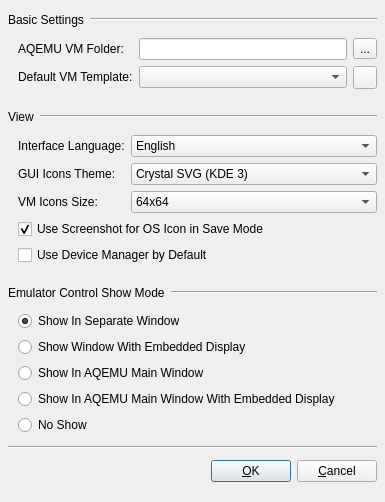
<?xml version="1.0" encoding="UTF-8"?>
<ui version="4.0">
 <author>Andrey Rijov</author>
 <class>Settings_Window</class>
 <widget class="QDialog" name="Settings_Window">
  <property name="geometry">
   <rect>
    <x>0</x>
    <y>0</y>
    <width>385</width>
    <height>502</height>
   </rect>
  </property>
  <property name="windowTitle">
   <string>General Settings</string>
  </property>
  <property name="windowIcon">
   <iconset resource="images.qrc">
    <normaloff>:/configure.png</normaloff>:/configure.png</iconset>
  </property>
  <layout class="QVBoxLayout" name="verticalLayout_2">
   <item>
    <layout class="QHBoxLayout" name="horizontalLayout_3">
     <item>
      <widget class="QLabel" name="Label_General">
       <property name="sizePolicy">
        <sizepolicy hsizetype="Maximum" vsizetype="Preferred">
         <horstretch>0</horstretch>
         <verstretch>0</verstretch>
        </sizepolicy>
       </property>
       <property name="text">
        <string>Basic Settings</string>
       </property>
      </widget>
     </item>
     <item>
      <widget class="Line" name="line_3">
       <property name="orientation">
        <enum>Qt::Horizontal</enum>
       </property>
      </widget>
     </item>
    </layout>
   </item>
   <item>
    <layout class="QGridLayout" name="gridLayout">
     <property name="leftMargin">
      <number>10</number>
     </property>
     <item row="0" column="0">
      <widget class="QLabel" name="Label_VM_Folder">
       <property name="sizePolicy">
        <sizepolicy hsizetype="Maximum" vsizetype="Preferred">
         <horstretch>0</horstretch>
         <verstretch>0</verstretch>
        </sizepolicy>
       </property>
       <property name="text">
        <string>AQEMU VM Folder:</string>
       </property>
      </widget>
     </item>
     <item row="0" column="1">
      <widget class="QLineEdit" name="Edit_VM_Folder"/>
     </item>
     <item row="0" column="2">
      <widget class="QToolButton" name="TB_VM_Folder">
       <property name="text">
        <string>...</string>
       </property>
       <property name="icon">
        <iconset resource="images.qrc">
         <normaloff>:/open-folder.png</normaloff>:/open-folder.png</iconset>
       </property>
      </widget>
     </item>
     <item row="1" column="0">
      <widget class="QLabel" name="Label_Default_VM_Template">
       <property name="sizePolicy">
        <sizepolicy hsizetype="Fixed" vsizetype="Fixed">
         <horstretch>0</horstretch>
         <verstretch>0</verstretch>
        </sizepolicy>
       </property>
       <property name="text">
        <string>Default VM Template:</string>
       </property>
       <property name="buddy">
        <cstring>CB_Default_VM_Template</cstring>
       </property>
      </widget>
     </item>
     <item row="1" column="1">
      <widget class="QComboBox" name="CB_Default_VM_Template">
       <property name="sizePolicy">
        <sizepolicy hsizetype="Minimum" vsizetype="Fixed">
         <horstretch>0</horstretch>
         <verstretch>0</verstretch>
        </sizepolicy>
       </property>
      </widget>
     </item>
     <item row="1" column="2">
      <widget class="QToolButton" name="Button_Create_Template_from_VM">
       <property name="toolTip">
        <string>Create Template</string>
       </property>
       <property name="text">
        <string/>
       </property>
       <property name="icon">
        <iconset resource="images.qrc">
         <normaloff>:/add.png</normaloff>:/add.png</iconset>
       </property>
      </widget>
     </item>
    </layout>
   </item>
   <item>
    <spacer name="verticalSpacer">
     <property name="orientation">
      <enum>Qt::Vertical</enum>
     </property>
     <property name="sizeType">
      <enum>QSizePolicy::Fixed</enum>
     </property>
     <property name="sizeHint" stdset="0">
      <size>
       <width>50</width>
       <height>10</height>
      </size>
     </property>
    </spacer>
   </item>
   <item>
    <layout class="QHBoxLayout" name="horizontalLayout_2">
     <item>
      <widget class="QLabel" name="Label_View">
       <property name="sizePolicy">
        <sizepolicy hsizetype="Maximum" vsizetype="Preferred">
         <horstretch>0</horstretch>
         <verstretch>0</verstretch>
        </sizepolicy>
       </property>
       <property name="text">
        <string>View</string>
       </property>
      </widget>
     </item>
     <item>
      <widget class="Line" name="line">
       <property name="orientation">
        <enum>Qt::Horizontal</enum>
       </property>
      </widget>
     </item>
    </layout>
   </item>
   <item>
    <layout class="QGridLayout" name="gridLayout_2">
     <property name="leftMargin">
      <number>10</number>
     </property>
     <item row="0" column="0">
      <widget class="QLabel" name="Label_Language">
       <property name="sizePolicy">
        <sizepolicy hsizetype="Maximum" vsizetype="Preferred">
         <horstretch>0</horstretch>
         <verstretch>0</verstretch>
        </sizepolicy>
       </property>
       <property name="text">
        <string>Interface Language:</string>
       </property>
      </widget>
     </item>
     <item row="0" column="1">
      <widget class="QComboBox" name="CB_Language">
       <item>
        <property name="text">
         <string>English</string>
        </property>
       </item>
      </widget>
     </item>
     <item row="1" column="0">
      <widget class="QLabel" name="Label_Icons_Theme">
       <property name="text">
        <string>GUI Icons Theme:</string>
       </property>
      </widget>
     </item>
     <item row="1" column="1">
      <widget class="QComboBox" name="CB_Icons_Theme">
       <item>
        <property name="text">
         <string>Crystal SVG (KDE 3)</string>
        </property>
       </item>
       <item>
        <property name="text">
         <string>Oxygen (KDE 4)</string>
        </property>
       </item>
      </widget>
     </item>
     <item row="2" column="0">
      <widget class="QLabel" name="Label_VM_Icons_Size">
       <property name="text">
        <string>VM Icons Size:</string>
       </property>
      </widget>
     </item>
     <item row="2" column="1">
      <widget class="QComboBox" name="CB_VM_Icons_Size">
       <property name="currentIndex">
        <number>4</number>
       </property>
       <item>
        <property name="text">
         <string>16x16</string>
        </property>
       </item>
       <item>
        <property name="text">
         <string>24x24</string>
        </property>
       </item>
       <item>
        <property name="text">
         <string>32x32</string>
        </property>
       </item>
       <item>
        <property name="text">
         <string>48x48</string>
        </property>
       </item>
       <item>
        <property name="text">
         <string>64x64</string>
        </property>
       </item>
      </widget>
     </item>
     <item row="3" column="0" colspan="2">
      <widget class="QCheckBox" name="CH_Screenshot_for_OS_Logo">
       <property name="text">
        <string>Use Screenshot for OS Icon in Save Mode</string>
       </property>
       <property name="checked">
        <bool>true</bool>
       </property>
      </widget>
     </item>
     <item row="4" column="0" colspan="2">
      <widget class="QCheckBox" name="CH_Use_Device_Manager">
       <property name="text">
        <string>Use Device Manager by Default</string>
       </property>
      </widget>
     </item>
    </layout>
   </item>
   <item>
    <spacer name="verticalSpacer_2">
     <property name="orientation">
      <enum>Qt::Vertical</enum>
     </property>
     <property name="sizeType">
      <enum>QSizePolicy::Fixed</enum>
     </property>
     <property name="sizeHint" stdset="0">
      <size>
       <width>50</width>
       <height>10</height>
      </size>
     </property>
    </spacer>
   </item>
   <item>
    <layout class="QHBoxLayout" name="horizontalLayout_5">
     <item>
      <widget class="QLabel" name="Label_Emulator_Control_Settings">
       <property name="sizePolicy">
        <sizepolicy hsizetype="Maximum" vsizetype="Preferred">
         <horstretch>0</horstretch>
         <verstretch>0</verstretch>
        </sizepolicy>
       </property>
       <property name="text">
        <string>Emulator Control Show Mode</string>
       </property>
      </widget>
     </item>
     <item>
      <widget class="Line" name="line_23">
       <property name="orientation">
        <enum>Qt::Horizontal</enum>
       </property>
      </widget>
     </item>
    </layout>
   </item>
   <item>
    <layout class="QVBoxLayout" name="verticalLayout">
     <property name="leftMargin">
      <number>10</number>
     </property>
     <item>
      <widget class="QRadioButton" name="RB_Emul_Show_Window">
       <property name="text">
        <string>Show In Separate Window</string>
       </property>
       <property name="checked">
        <bool>true</bool>
       </property>
      </widget>
     </item>
     <item>
      <widget class="QRadioButton" name="RB_Emul_Show_VNC">
       <property name="text">
        <string>Show Window With Embedded Display</string>
       </property>
      </widget>
     </item>
     <item>
      <widget class="QRadioButton" name="RB_Emul_Show_In_Main_Window">
       <property name="text">
        <string>Show In AQEMU Main Window</string>
       </property>
      </widget>
     </item>
     <item>
      <widget class="QRadioButton" name="RB_Emul_Show_VNC_In_Main_Window">
       <property name="text">
        <string>Show In AQEMU Main Window With Embedded Display</string>
       </property>
      </widget>
     </item>
     <item>
      <widget class="QRadioButton" name="RB_Emul_No_Show">
       <property name="text">
        <string>No Show</string>
       </property>
      </widget>
     </item>
    </layout>
   </item>
   <item>
    <widget class="Line" name="line_2">
     <property name="orientation">
      <enum>Qt::Horizontal</enum>
     </property>
    </widget>
   </item>
   <item>
    <layout class="QHBoxLayout" name="horizontalLayout">
     <property name="spacing">
      <number>6</number>
     </property>
     <item>
      <spacer name="horizontalSpacer">
       <property name="orientation">
        <enum>Qt::Horizontal</enum>
       </property>
       <property name="sizeHint" stdset="0">
        <size>
         <width>40</width>
         <height>20</height>
        </size>
       </property>
      </spacer>
     </item>
     <item>
      <widget class="QPushButton" name="Button_OK">
       <property name="text">
        <string>&amp;OK</string>
       </property>
       <property name="icon">
        <iconset resource="images.qrc">
         <normaloff>:/ok.png</normaloff>:/ok.png</iconset>
       </property>
      </widget>
     </item>
     <item>
      <widget class="QPushButton" name="Button_Cancel">
       <property name="text">
        <string>&amp;Cancel</string>
       </property>
       <property name="icon">
        <iconset resource="images.qrc">
         <normaloff>:/cancel.png</normaloff>:/cancel.png</iconset>
       </property>
      </widget>
     </item>
    </layout>
   </item>
  </layout>
 </widget>
 <layoutdefault spacing="6" margin="8"/>
 <tabstops>
  <tabstop>CB_Default_VM_Template</tabstop>
  <tabstop>Button_Create_Template_from_VM</tabstop>
  <tabstop>Edit_VM_Folder</tabstop>
  <tabstop>TB_VM_Folder</tabstop>
  <tabstop>CB_Language</tabstop>
  <tabstop>CB_Icons_Theme</tabstop>
  <tabstop>CH_Use_Device_Manager</tabstop>
  <tabstop>CH_Screenshot_for_OS_Logo</tabstop>
  <tabstop>RB_Emul_Show_Window</tabstop>
  <tabstop>RB_Emul_Show_VNC</tabstop>
  <tabstop>RB_Emul_Show_In_Main_Window</tabstop>
  <tabstop>RB_Emul_Show_VNC_In_Main_Window</tabstop>
  <tabstop>RB_Emul_No_Show</tabstop>
  <tabstop>Button_OK</tabstop>
  <tabstop>Button_Cancel</tabstop>
 </tabstops>
 <resources>
  <include location="images.qrc"/>
 </resources>
 <connections>
  <connection>
   <sender>Button_Cancel</sender>
   <signal>clicked()</signal>
   <receiver>Settings_Window</receiver>
   <slot>reject()</slot>
   <hints>
    <hint type="sourcelabel">
     <x>300</x>
     <y>410</y>
    </hint>
    <hint type="destinationlabel">
     <x>129</x>
     <y>427</y>
    </hint>
   </hints>
  </connection>
 </connections>
</ui>
